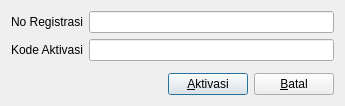
<?xml version="1.0" encoding="UTF-8"?>
<ui version="4.0">
 <class>ActivationDialog</class>
 <widget class="QDialog" name="ActivationDialog">
  <property name="geometry">
   <rect>
    <x>0</x>
    <y>0</y>
    <width>345</width>
    <height>106</height>
   </rect>
  </property>
  <property name="windowTitle">
   <string>Dialog</string>
  </property>
  <layout class="QVBoxLayout" name="verticalLayout">
   <item>
    <layout class="QFormLayout" name="formLayout">
     <item row="0" column="0">
      <widget class="QLabel" name="label">
       <property name="text">
        <string>No Registrasi</string>
       </property>
       <property name="buddy">
        <cstring>snEdit</cstring>
       </property>
      </widget>
     </item>
     <item row="0" column="1">
      <widget class="QLineEdit" name="snEdit">
       <property name="readOnly">
        <bool>true</bool>
       </property>
      </widget>
     </item>
     <item row="1" column="0">
      <widget class="QLabel" name="label_2">
       <property name="text">
        <string>Kode Aktivasi</string>
       </property>
       <property name="buddy">
        <cstring>keyEdit</cstring>
       </property>
      </widget>
     </item>
     <item row="1" column="1">
      <widget class="QLineEdit" name="keyEdit">
       <property name="maxLength">
        <number>100</number>
       </property>
      </widget>
     </item>
    </layout>
   </item>
   <item>
    <layout class="QHBoxLayout" name="horizontalLayout">
     <item>
      <spacer name="horizontalSpacer">
       <property name="orientation">
        <enum>Qt::Horizontal</enum>
       </property>
       <property name="sizeHint" stdset="0">
        <size>
         <width>40</width>
         <height>20</height>
        </size>
       </property>
      </spacer>
     </item>
     <item>
      <widget class="QPushButton" name="okButton">
       <property name="text">
        <string>&amp;Aktivasi</string>
       </property>
      </widget>
     </item>
     <item>
      <widget class="QPushButton" name="cancelButton">
       <property name="text">
        <string>&amp;Batal</string>
       </property>
      </widget>
     </item>
    </layout>
   </item>
  </layout>
 </widget>
 <resources/>
 <connections/>
</ui>
